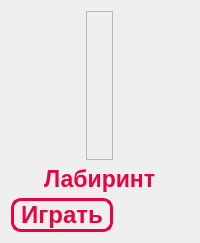
         <widget class="QWidget" name="maze_page">
          <layout class="QVBoxLayout" name="verticalLayout_28">
           <item alignment="Qt::AlignHCenter|Qt::AlignTop">
            <widget class="QFrame" name="frame_30">
             <property name="sizePolicy">
              <sizepolicy hsizetype="Preferred" vsizetype="Expanding">
               <horstretch>0</horstretch>
               <verstretch>3</verstretch>
              </sizepolicy>
             </property>
             <property name="frameShape">
              <enum>QFrame::StyledPanel</enum>
             </property>
             <property name="frameShadow">
              <enum>QFrame::Raised</enum>
             </property>
             <layout class="QVBoxLayout" name="verticalLayout_27">
              <item alignment="Qt::AlignTop">
               <widget class="QLabel" name="label_28">
                <property name="sizePolicy">
                 <sizepolicy hsizetype="Preferred" vsizetype="Fixed">
                  <horstretch>0</horstretch>
                  <verstretch>0</verstretch>
                 </sizepolicy>
                </property>
                <property name="minimumSize">
                 <size>
                  <width>0</width>
                  <height>129</height>
                 </size>
                </property>
                <property name="text">
                 <string/>
                </property>
                <property name="pixmap">
                 <pixmap>qt_icons/maze_2.png</pixmap>
                </property>
               </widget>
              </item>
             </layout>
            </widget>
           </item>
           <item alignment="Qt::AlignHCenter|Qt::AlignTop">
            <widget class="QLabel" name="label_29">
             <property name="sizePolicy">
              <sizepolicy hsizetype="Preferred" vsizetype="Preferred">
               <horstretch>0</horstretch>
               <verstretch>8</verstretch>
              </sizepolicy>
             </property>
             <property name="minimumSize">
              <size>
               <width>0</width>
               <height>0</height>
              </size>
             </property>
             <property name="font">
              <font>
               <pointsize>17</pointsize>
               <weight>75</weight>
               <bold>true</bold>
              </font>
             </property>
             <property name="styleSheet">
              <string notr="true">color: rgb(230, 5, 64)</string>
             </property>
             <property name="text">
              <string>Лабиринт</string>
             </property>
            </widget>
           </item>
           <item alignment="Qt::AlignLeft|Qt::AlignTop">
            <widget class="QPushButton" name="maze_play">
             <property name="sizePolicy">
              <sizepolicy hsizetype="Minimum" vsizetype="Fixed">
               <horstretch>0</horstretch>
               <verstretch>76</verstretch>
              </sizepolicy>
             </property>
             <property name="font">
              <font>
               <pointsize>18</pointsize>
               <weight>75</weight>
               <bold>true</bold>
              </font>
             </property>
             <property name="cursor">
              <cursorShape>PointingHandCursor</cursorShape>
             </property>
             <property name="styleSheet">
              <string notr="true">QPushButton{
border: 3px solid rgb(230, 5, 64);
border-radius: 10px;
color: rgb(230, 5, 64)
}
QPushButton:hover{
border: 3px solid rgb(230, 5, 64);
border-radius: 10px;
color: rgb(230, 5, 64);
background-color: rgba(230, 5, 64, 70)
}</string>
             </property>
             <property name="text">
              <string> Играть </string>
             </property>
            </widget>
           </item>
          </layout>
         </widget>
